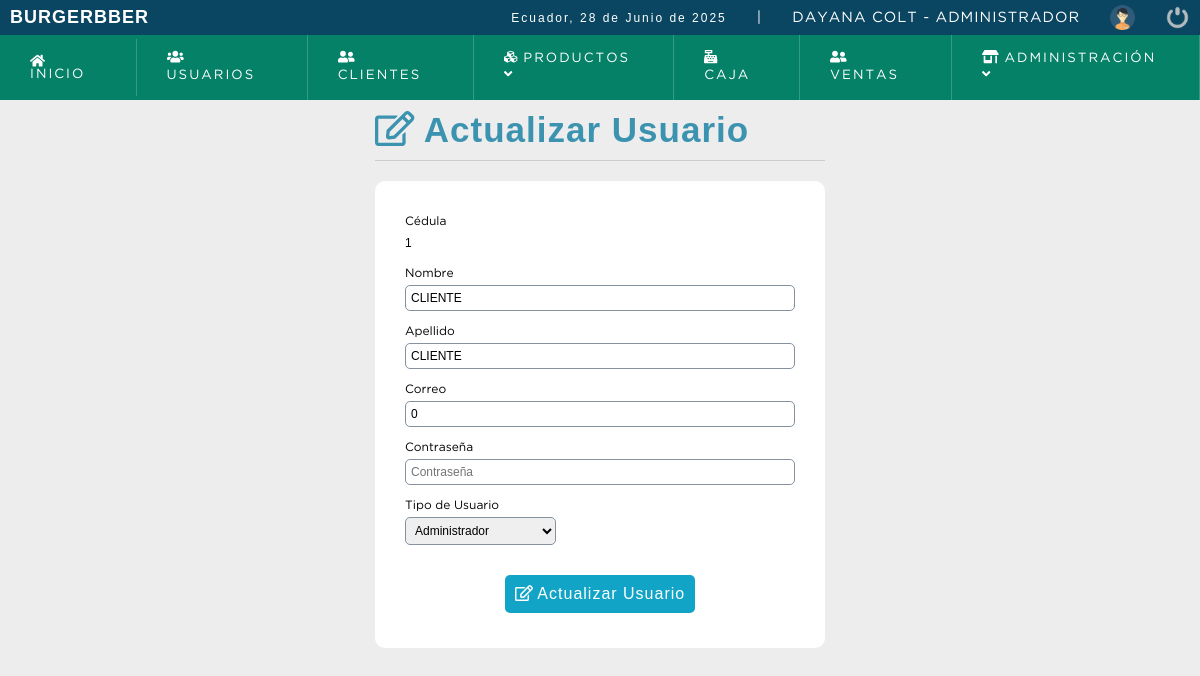
Screenshot of /sistema/editar_usuario.php?usuario=1 (signed in) with the database file from the repository.
### tables this page shows
CREATE TABLE IF NOT EXISTS `usuario` (
  `id` int NOT NULL,
  `usuario` int NOT NULL,
  `nombre` varchar(20) NOT NULL,
  `apellido` varchar(20) NOT NULL,
  `correo` text NOT NULL,
  `clave` varchar(100) NOT NULL,
  `rol` int NOT NULL,
  `lugar` int NOT NULL DEFAULT '0',
  `estatus` int NOT NULL DEFAULT '1',
  PRIMARY KEY (`usuario`),
  KEY `usuario_ibfk_1` (`rol`)
);

CREATE TABLE IF NOT EXISTS `rol` (
  `idrol` int NOT NULL AUTO_INCREMENT,
  `rol` varchar(20) NOT NULL,
  PRIMARY KEY (`idrol`)
);

### sistema/editar_usuario.php (the view, shortened to what this page needs)
<?php
	include "../conexion.php";
$usuario = $_REQUEST['usuario'];
$sql=mysqli_query($conection,"SELECT u.usuario, u.nombre, u.apellido, u.correo, (u.rol) as idrol, (r.rol) as rol
								FROM usuario u
								INNER JOIN rol r
								ON u.rol = r.idrol
								WHERE usuario= $usuario");
$result_sql = mysqli_num_rows($sql);
if ($result_sql == 0){
	header('Location: lista_usuarios.php');
}else{
	$option= '';
	while ( $data = mysqli_fetch_array($sql)) {
	$usuario	= $data['usuario'];
	$nombre 	= $data['nombre'];
	$apellido 	= $data['apellido'];
	$correo 	= $data['correo'];
	$idrol 		= $data['idrol'];
	$rol 		= $data['rol'];
	if($idrol== 1) {
		$option	= '<option value="'.$idrol.'" select>'.$rol.'</option>';
	}else if ($idrol == 2) {
		$option	= '<option value="'.$idrol.'" select>'.$rol.'</option>';
	}else if ($idrol == 3) {
		$option	= '<option value="'.$idrol.'" select>'.$rol.'</option>';
	}
	}
	}
?>
<!DOCTYPE html>
<html lang="en">
<head>
	<?php include "includes/scripts.php"; ?>
</head>
<body>
	<?php include "includes/header.php"; ?>
	<section id="container">
		<div class="form_register">
			<h1><i class="far fa-edit"></i> Actualizar Usuario</h1>
			<hr>
			<form action="" method="post">
				<label for="cedula">Cédula</label>
				<p class="cedula"><?php echo $usuario; ?></p>
				<label for="nombre">Nombre</label>
				<input type="text" name="nombre" id="nombre" placeholder="Nombre" value="<?php echo $nombre; ?>">
				<label for="apellido">Apellido</label>
				<input type="text" name="apellido" id="apellido" placeholder="Apellido" value="<?php echo $apellido; ?>">
				<label for="correo">Correo</label>
				<input type="email" name="correo" id="correo" placeholder="Correo Electrónico" value="<?php echo $correo; ?>">
				<label for="clave">Contraseña</label>
				<input type="password" name="clave" id="clave" placeholder="Contraseña">
				<label for="rol">Tipo de Usuario</label>
				<select name="rol" id="rol" class="notItemOne">
					<?php
					echo $option;
							?>
				</select>
				<button type="submit" class="btn_save"><i class="far fa-edit"></i> Actualizar Usuario</button>
			</form>
		</div>
	</section>
</body>
</html>

### sistema/css/style.css (style rules this page uses)
* { margin: 0; padding: 0; box-sizing: border-box; }
body { background: #ededed; font-size: 0.8rem; }
h1, h2, h3, h4, h5, h6 { font-family: 'arial'; font-weight: bold; letter-spacing: 1px; }
h1 { font-size: 18px; }
p { font-family: 'arial'; letter-spacing: 2px; font-size: 12px; line-height: 20px; }
#container { padding: 90px 15px 15px; }
.form_register { width: 450px; margin: auto; margin-top: 20px; }
.form_register h1 { color: #3c93b0; }
hr { border:0; background: #CCC; height: 1px; margin:10px 0; display: block; }
form { background: #FFF; margin: auto; padding: 20px 30px; border-radius: 10px; }
label { display: block; font-size: 12px; font-family: 'GothamBook'; margin: 15px auto 5px auto; }
input,select { display: block; width: 100%; font-size: 12px; padding: 5px; border:1px solid #85929e; border-radius: 5px; }
.notItemOne option:first-child { display: none; }
.btn_save { font-size: 12pt; background: #12a4c6; padding:10px; color:#FFF; letter-spacing: 1px; border: 0; cursor: pointer; margin: 30px auto 15px auto; display: block; border-radius: 5px; }
#container h1 { font-size: 35px; display: inline-block; }
.campo-cedula label,select { width: auto !important; }

### rows the page displays
usuario: usuario "1", nombre "CLIENTE", apellido "CLIENTE", correo "0", rol "Administrador"

### other values shown
fechaC() "28 de Junio de 2025"
$_SESSION['nombre'] "DAYANA"
$_SESSION['apellido'] "COLT"
$_SESSION['rol_name'] "ADMINISTRADOR"
